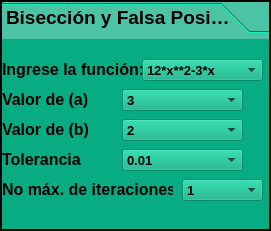
     <widget class="QToolBox" name="toolBox_2">
      <property name="geometry">
       <rect>
        <x>20</x>
        <y>90</y>
        <width>271</width>
        <height>231</height>
       </rect>
      </property>
      <property name="palette">
       <palette>
        <active>
         <colorrole role="WindowText">
          <brush brushstyle="SolidPattern">
           <color alpha="255">
            <red>0</red>
            <green>0</green>
            <blue>0</blue>
           </color>
          </brush>
         </colorrole>
         <colorrole role="Button">
          <brush brushstyle="SolidPattern">
           <color alpha="179">
            <red>0</red>
            <green>170</green>
            <blue>127</blue>
           </color>
          </brush>
         </colorrole>
         <colorrole role="Light">
          <brush brushstyle="SolidPattern">
           <color alpha="179">
            <red>0</red>
            <green>255</green>
            <blue>190</blue>
           </color>
          </brush>
         </colorrole>
         <colorrole role="Midlight">
          <brush brushstyle="SolidPattern">
           <color alpha="179">
            <red>0</red>
            <green>212</green>
            <blue>158</blue>
           </color>
          </brush>
         </colorrole>
         <colorrole role="Dark">
          <brush brushstyle="SolidPattern">
           <color alpha="179">
            <red>0</red>
            <green>85</green>
            <blue>63</blue>
           </color>
          </brush>
         </colorrole>
         <colorrole role="Mid">
          <brush brushstyle="SolidPattern">
           <color alpha="179">
            <red>0</red>
            <green>113</green>
            <blue>85</blue>
           </color>
          </brush>
         </colorrole>
         <colorrole role="Text">
          <brush brushstyle="SolidPattern">
           <color alpha="255">
            <red>0</red>
            <green>0</green>
            <blue>0</blue>
           </color>
          </brush>
         </colorrole>
         <colorrole role="BrightText">
          <brush brushstyle="SolidPattern">
           <color alpha="255">
            <red>255</red>
            <green>255</green>
            <blue>255</blue>
           </color>
          </brush>
         </colorrole>
         <colorrole role="ButtonText">
          <brush brushstyle="SolidPattern">
           <color alpha="255">
            <red>0</red>
            <green>0</green>
            <blue>0</blue>
           </color>
          </brush>
         </colorrole>
         <colorrole role="Base">
          <brush brushstyle="SolidPattern">
           <color alpha="255">
            <red>255</red>
            <green>255</green>
            <blue>255</blue>
           </color>
          </brush>
         </colorrole>
         <colorrole role="Window">
          <brush brushstyle="SolidPattern">
           <color alpha="179">
            <red>0</red>
            <green>170</green>
            <blue>127</blue>
           </color>
          </brush>
         </colorrole>
         <colorrole role="Shadow">
          <brush brushstyle="SolidPattern">
           <color alpha="255">
            <red>0</red>
            <green>0</green>
            <blue>0</blue>
           </color>
          </brush>
         </colorrole>
         <colorrole role="AlternateBase">
          <brush brushstyle="SolidPattern">
           <color alpha="217">
            <red>127</red>
            <green>212</green>
            <blue>191</blue>
           </color>
          </brush>
         </colorrole>
         <colorrole role="ToolTipBase">
          <brush brushstyle="SolidPattern">
           <color alpha="255">
            <red>255</red>
            <green>255</green>
            <blue>220</blue>
           </color>
          </brush>
         </colorrole>
         <colorrole role="ToolTipText">
          <brush brushstyle="SolidPattern">
           <color alpha="255">
            <red>0</red>
            <green>0</green>
            <blue>0</blue>
           </color>
          </brush>
         </colorrole>
         <colorrole role="PlaceholderText">
          <brush brushstyle="SolidPattern">
           <color alpha="127">
            <red>0</red>
            <green>0</green>
            <blue>0</blue>
           </color>
          </brush>
         </colorrole>
         <colorrole role="Accent">
          <brush brushstyle="SolidPattern">
           <color alpha="255">
            <red>255</red>
            <green>255</green>
            <blue>255</blue>
           </color>
          </brush>
         </colorrole>
        </active>
        <inactive>
         <colorrole role="WindowText">
          <brush brushstyle="SolidPattern">
           <color alpha="255">
            <red>0</red>
            <green>0</green>
            <blue>0</blue>
           </color>
          </brush>
         </colorrole>
         <colorrole role="Button">
          <brush brushstyle="SolidPattern">
           <color alpha="179">
            <red>0</red>
            <green>170</green>
            <blue>127</blue>
           </color>
          </brush>
         </colorrole>
         <colorrole role="Light">
          <brush brushstyle="SolidPattern">
           <color alpha="179">
            <red>0</red>
            <green>255</green>
            <blue>190</blue>
           </color>
          </brush>
         </colorrole>
         <colorrole role="Midlight">
          <brush brushstyle="SolidPattern">
           <color alpha="179">
            <red>0</red>
            <green>212</green>
            <blue>158</blue>
           </color>
          </brush>
         </colorrole>
         <colorrole role="Dark">
          <brush brushstyle="SolidPattern">
           <color alpha="179">
            <red>0</red>
            <green>85</green>
            <blue>63</blue>
           </color>
          </brush>
         </colorrole>
         <colorrole role="Mid">
          <brush brushstyle="SolidPattern">
           <color alpha="179">
            <red>0</red>
            <green>113</green>
            <blue>85</blue>
           </color>
          </brush>
         </colorrole>
         <colorrole role="Text">
          <brush brushstyle="SolidPattern">
           <color alpha="255">
            <red>0</red>
            <green>0</green>
            <blue>0</blue>
           </color>
          </brush>
         </colorrole>
         <colorrole role="BrightText">
          <brush brushstyle="SolidPattern">
           <color alpha="255">
            <red>255</red>
            <green>255</green>
            <blue>255</blue>
           </color>
          </brush>
         </colorrole>
         <colorrole role="ButtonText">
          <brush brushstyle="SolidPattern">
           <color alpha="255">
            <red>0</red>
            <green>0</green>
            <blue>0</blue>
           </color>
          </brush>
         </colorrole>
         <colorrole role="Base">
          <brush brushstyle="SolidPattern">
           <color alpha="255">
            <red>255</red>
            <green>255</green>
            <blue>255</blue>
           </color>
          </brush>
         </colorrole>
         <colorrole role="Window">
          <brush brushstyle="SolidPattern">
           <color alpha="179">
            <red>0</red>
            <green>170</green>
            <blue>127</blue>
           </color>
          </brush>
         </colorrole>
         <colorrole role="Shadow">
          <brush brushstyle="SolidPattern">
           <color alpha="255">
            <red>0</red>
            <green>0</green>
            <blue>0</blue>
           </color>
          </brush>
         </colorrole>
         <colorrole role="AlternateBase">
          <brush brushstyle="SolidPattern">
           <color alpha="217">
            <red>127</red>
            <green>212</green>
            <blue>191</blue>
           </color>
          </brush>
         </colorrole>
         <colorrole role="ToolTipBase">
          <brush brushstyle="SolidPattern">
           <color alpha="255">
            <red>255</red>
            <green>255</green>
            <blue>220</blue>
           </color>
          </brush>
         </colorrole>
         <colorrole role="ToolTipText">
          <brush brushstyle="SolidPattern">
           <color alpha="255">
            <red>0</red>
            <green>0</green>
            <blue>0</blue>
           </color>
          </brush>
         </colorrole>
         <colorrole role="PlaceholderText">
          <brush brushstyle="SolidPattern">
           <color alpha="127">
            <red>0</red>
            <green>0</green>
            <blue>0</blue>
           </color>
          </brush>
         </colorrole>
         <colorrole role="Accent">
          <brush brushstyle="SolidPattern">
           <color alpha="255">
            <red>255</red>
            <green>255</green>
            <blue>255</blue>
           </color>
          </brush>
         </colorrole>
        </inactive>
        <disabled>
         <colorrole role="WindowText">
          <brush brushstyle="SolidPattern">
           <color alpha="179">
            <red>0</red>
            <green>85</green>
            <blue>63</blue>
           </color>
          </brush>
         </colorrole>
         <colorrole role="Button">
          <brush brushstyle="SolidPattern">
           <color alpha="179">
            <red>0</red>
            <green>170</green>
            <blue>127</blue>
           </color>
          </brush>
         </colorrole>
         <colorrole role="Light">
          <brush brushstyle="SolidPattern">
           <color alpha="179">
            <red>0</red>
            <green>255</green>
            <blue>190</blue>
           </color>
          </brush>
         </colorrole>
         <colorrole role="Midlight">
          <brush brushstyle="SolidPattern">
           <color alpha="179">
            <red>0</red>
            <green>212</green>
            <blue>158</blue>
           </color>
          </brush>
         </colorrole>
         <colorrole role="Dark">
          <brush brushstyle="SolidPattern">
           <color alpha="179">
            <red>0</red>
            <green>85</green>
            <blue>63</blue>
           </color>
          </brush>
         </colorrole>
         <colorrole role="Mid">
          <brush brushstyle="SolidPattern">
           <color alpha="179">
            <red>0</red>
            <green>113</green>
            <blue>85</blue>
           </color>
          </brush>
         </colorrole>
         <colorrole role="Text">
          <brush brushstyle="SolidPattern">
           <color alpha="179">
            <red>0</red>
            <green>85</green>
            <blue>63</blue>
           </color>
          </brush>
         </colorrole>
         <colorrole role="BrightText">
          <brush brushstyle="SolidPattern">
           <color alpha="255">
            <red>255</red>
            <green>255</green>
            <blue>255</blue>
           </color>
          </brush>
         </colorrole>
         <colorrole role="ButtonText">
          <brush brushstyle="SolidPattern">
           <color alpha="179">
            <red>0</red>
            <green>85</green>
            <blue>63</blue>
           </color>
          </brush>
         </colorrole>
         <colorrole role="Base">
          <brush brushstyle="SolidPattern">
           <color alpha="179">
            <red>0</red>
            <green>170</green>
            <blue>127</blue>
           </color>
          </brush>
         </colorrole>
         <colorrole role="Window">
          <brush brushstyle="SolidPattern">
           <color alpha="179">
            <red>0</red>
            <green>170</green>
            <blue>127</blue>
           </color>
          </brush>
         </colorrole>
         <colorrole role="Shadow">
          <brush brushstyle="SolidPattern">
           <color alpha="255">
            <red>0</red>
            <green>0</green>
            <blue>0</blue>
           </color>
          </brush>
         </colorrole>
         <colorrole role="AlternateBase">
          <brush brushstyle="SolidPattern">
           <color alpha="179">
            <red>0</red>
            <green>170</green>
            <blue>127</blue>
           </color>
          </brush>
         </colorrole>
         <colorrole role="ToolTipBase">
          <brush brushstyle="SolidPattern">
           <color alpha="255">
            <red>255</red>
            <green>255</green>
            <blue>220</blue>
           </color>
          </brush>
         </colorrole>
         <colorrole role="ToolTipText">
          <brush brushstyle="SolidPattern">
           <color alpha="255">
            <red>0</red>
            <green>0</green>
            <blue>0</blue>
           </color>
          </brush>
         </colorrole>
         <colorrole role="PlaceholderText">
          <brush brushstyle="SolidPattern">
           <color alpha="89">
            <red>0</red>
            <green>85</green>
            <blue>63</blue>
           </color>
          </brush>
         </colorrole>
         <colorrole role="Accent">
          <brush brushstyle="SolidPattern">
           <color alpha="179">
            <red>0</red>
            <green>221</green>
            <blue>165</blue>
           </color>
          </brush>
         </colorrole>
        </disabled>
       </palette>
      </property>
      <property name="font">
       <font>
        <pointsize>14</pointsize>
        <bold>true</bold>
       </font>
      </property>
      <property name="frameShape">
       <enum>QFrame::Shape::WinPanel</enum>
      </property>
      <property name="frameShadow">
       <enum>QFrame::Shadow::Plain</enum>
      </property>
      <property name="currentIndex">
       <number>0</number>
      </property>
      <widget class="QWidget" name="page_3">
       <property name="geometry">
        <rect>
         <x>0</x>
         <y>0</y>
         <width>267</width>
         <height>187</height>
        </rect>
       </property>
       <attribute name="label">
        <string>Bisección y Falsa Posición</string>
       </attribute>
       <widget class="QLabel" name="label_83">
        <property name="geometry">
         <rect>
          <x>0</x>
          <y>20</y>
          <width>151</width>
          <height>21</height>
         </rect>
        </property>
        <property name="font">
         <font>
          <pointsize>12</pointsize>
          <bold>true</bold>
         </font>
        </property>
        <property name="styleSheet">
         <string notr="true"/>
        </property>
        <property name="frameShape">
         <enum>QFrame::Shape::NoFrame</enum>
        </property>
        <property name="frameShadow">
         <enum>QFrame::Shadow::Raised</enum>
        </property>
        <property name="text">
         <string>Ingrese la función: </string>
        </property>
        <property name="textFormat">
         <enum>Qt::TextFormat::AutoText</enum>
        </property>
       </widget>
       <widget class="QComboBox" name="comboBox_5">
        <property name="geometry">
         <rect>
          <x>140</x>
          <y>20</y>
          <width>121</width>
          <height>22</height>
         </rect>
        </property>
        <property name="font">
         <font>
          <pointsize>10</pointsize>
          <bold>true</bold>
         </font>
        </property>
        <property name="currentText">
         <string>12*x**2-3*x </string>
        </property>
        <item>
         <property name="text">
          <string>12*x**2-3*x </string>
         </property>
        </item>
        <item>
         <property name="text">
          <string>25*x**3+4*x**2+15*x</string>
         </property>
        </item>
        <item>
         <property name="text">
          <string>43x</string>
         </property>
        </item>
       </widget>
       <widget class="QLabel" name="label_84">
        <property name="geometry">
         <rect>
          <x>0</x>
          <y>50</y>
          <width>111</width>
          <height>21</height>
         </rect>
        </property>
        <property name="font">
         <font>
          <pointsize>12</pointsize>
          <bold>true</bold>
         </font>
        </property>
        <property name="styleSheet">
         <string notr="true"/>
        </property>
        <property name="frameShape">
         <enum>QFrame::Shape::NoFrame</enum>
        </property>
        <property name="frameShadow">
         <enum>QFrame::Shadow::Raised</enum>
        </property>
        <property name="text">
         <string>Valor de (a) </string>
        </property>
        <property name="textFormat">
         <enum>Qt::TextFormat::AutoText</enum>
        </property>
       </widget>
       <widget class="QLabel" name="label_85">
        <property name="geometry">
         <rect>
          <x>0</x>
          <y>80</y>
          <width>111</width>
          <height>21</height>
         </rect>
        </property>
        <property name="font">
         <font>
          <pointsize>12</pointsize>
          <bold>true</bold>
         </font>
        </property>
        <property name="styleSheet">
         <string notr="true"/>
        </property>
        <property name="frameShape">
         <enum>QFrame::Shape::NoFrame</enum>
        </property>
        <property name="frameShadow">
         <enum>QFrame::Shadow::Raised</enum>
        </property>
        <property name="text">
         <string>Valor de (b)</string>
        </property>
        <property name="textFormat">
         <enum>Qt::TextFormat::AutoText</enum>
        </property>
       </widget>
       <widget class="QLabel" name="label_86">
        <property name="geometry">
         <rect>
          <x>0</x>
          <y>110</y>
          <width>111</width>
          <height>21</height>
         </rect>
        </property>
        <property name="font">
         <font>
          <pointsize>12</pointsize>
          <bold>true</bold>
         </font>
        </property>
        <property name="styleSheet">
         <string notr="true"/>
        </property>
        <property name="frameShape">
         <enum>QFrame::Shape::NoFrame</enum>
        </property>
        <property name="frameShadow">
         <enum>QFrame::Shadow::Raised</enum>
        </property>
        <property name="text">
         <string>Tolerancia</string>
        </property>
        <property name="textFormat">
         <enum>Qt::TextFormat::AutoText</enum>
        </property>
       </widget>
       <widget class="QLabel" name="label_87">
        <property name="geometry">
         <rect>
          <x>0</x>
          <y>140</y>
          <width>171</width>
          <height>21</height>
         </rect>
        </property>
        <property name="font">
         <font>
          <pointsize>12</pointsize>
          <bold>true</bold>
         </font>
        </property>
        <property name="styleSheet">
         <string notr="true"/>
        </property>
        <property name="frameShape">
         <enum>QFrame::Shape::NoFrame</enum>
        </property>
        <property name="frameShadow">
         <enum>QFrame::Shadow::Raised</enum>
        </property>
        <property name="text">
         <string>No máx. de iteraciones</string>
        </property>
        <property name="textFormat">
         <enum>Qt::TextFormat::AutoText</enum>
        </property>
       </widget>
       <widget class="QComboBox" name="comboBox_6">
        <property name="geometry">
         <rect>
          <x>120</x>
          <y>50</y>
          <width>121</width>
          <height>22</height>
         </rect>
        </property>
        <property name="font">
         <font>
          <pointsize>10</pointsize>
          <bold>true</bold>
         </font>
        </property>
        <property name="currentText">
         <string>3</string>
        </property>
        <item>
         <property name="text">
          <string>3</string>
         </property>
        </item>
        <item>
         <property name="text">
          <string>-4</string>
         </property>
        </item>
        <item>
         <property name="text">
          <string>0.2</string>
         </property>
        </item>
       </widget>
       <widget class="QComboBox" name="comboBox_7">
        <property name="geometry">
         <rect>
          <x>120</x>
          <y>80</y>
          <width>121</width>
          <height>22</height>
         </rect>
        </property>
        <property name="font">
         <font>
          <pointsize>10</pointsize>
          <bold>true</bold>
         </font>
        </property>
        <property name="currentText">
         <string>2</string>
        </property>
        <item>
         <property name="text">
          <string>2</string>
         </property>
        </item>
        <item>
         <property name="text">
          <string>-1</string>
         </property>
        </item>
        <item>
         <property name="text">
          <string>0.1</string>
         </property>
        </item>
       </widget>
       <widget class="QComboBox" name="comboBox_8">
        <property name="geometry">
         <rect>
          <x>120</x>
          <y>110</y>
          <width>121</width>
          <height>22</height>
         </rect>
        </property>
        <property name="font">
         <font>
          <pointsize>10</pointsize>
          <bold>true</bold>
         </font>
        </property>
        <property name="currentText">
         <string>0.01</string>
        </property>
        <item>
         <property name="text">
          <string>0.01</string>
         </property>
        </item>
        <item>
         <property name="text">
          <string>1</string>
         </property>
        </item>
        <item>
         <property name="text">
          <string>0.1</string>
         </property>
        </item>
       </widget>
       <widget class="QComboBox" name="comboBox_18">
        <property name="geometry">
         <rect>
          <x>180</x>
          <y>140</y>
          <width>81</width>
          <height>22</height>
         </rect>
        </property>
        <property name="font">
         <font>
          <pointsize>10</pointsize>
          <bold>true</bold>
         </font>
        </property>
        <property name="currentText">
         <string>1</string>
        </property>
        <item>
         <property name="text">
          <string>1</string>
         </property>
        </item>
        <item>
         <property name="text">
          <string>10</string>
         </property>
        </item>
        <item>
         <property name="text">
          <string>100</string>
         </property>
        </item>
       </widget>
      </widget>
     </widget>
